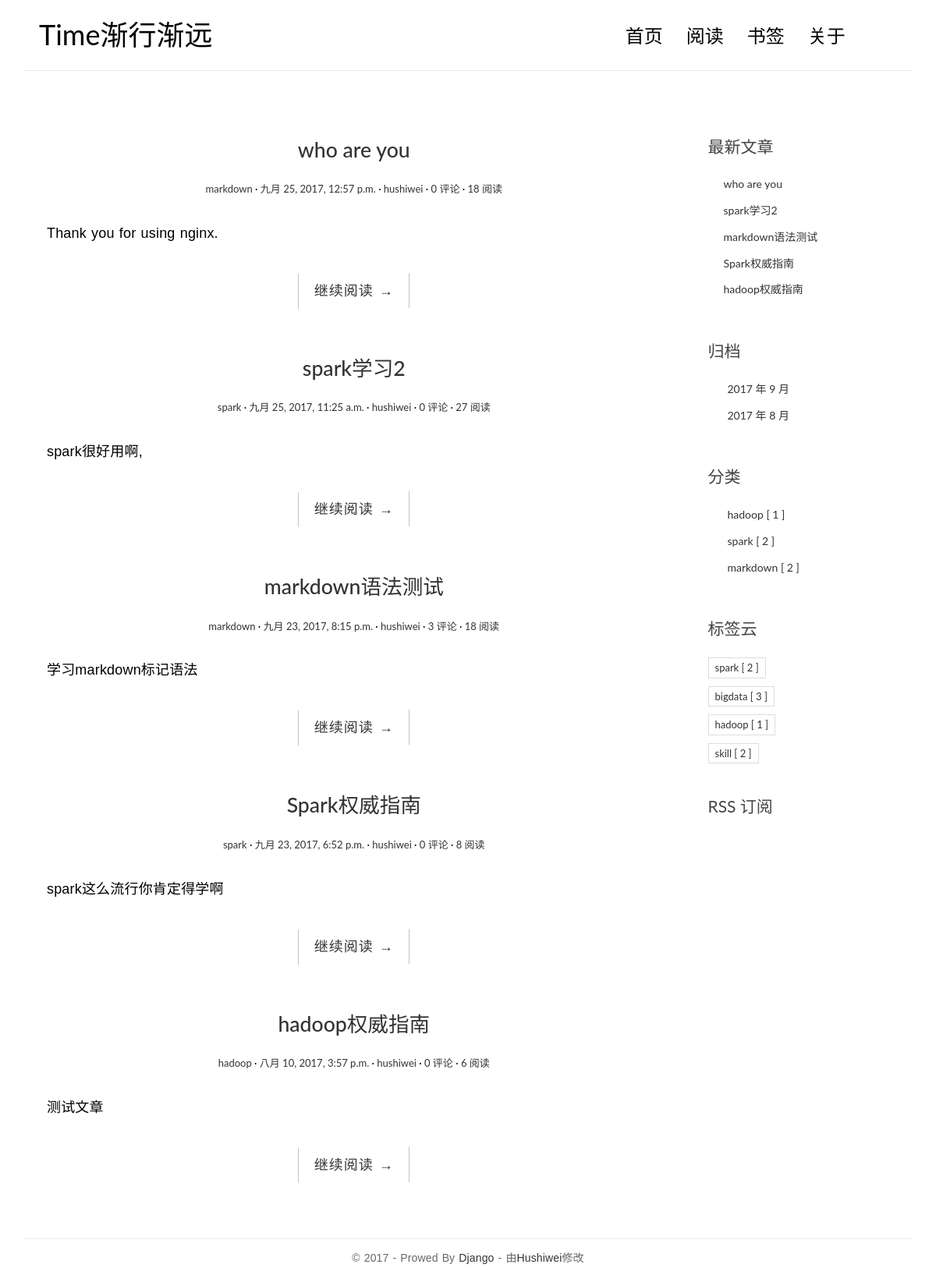
The app's page /, older data.
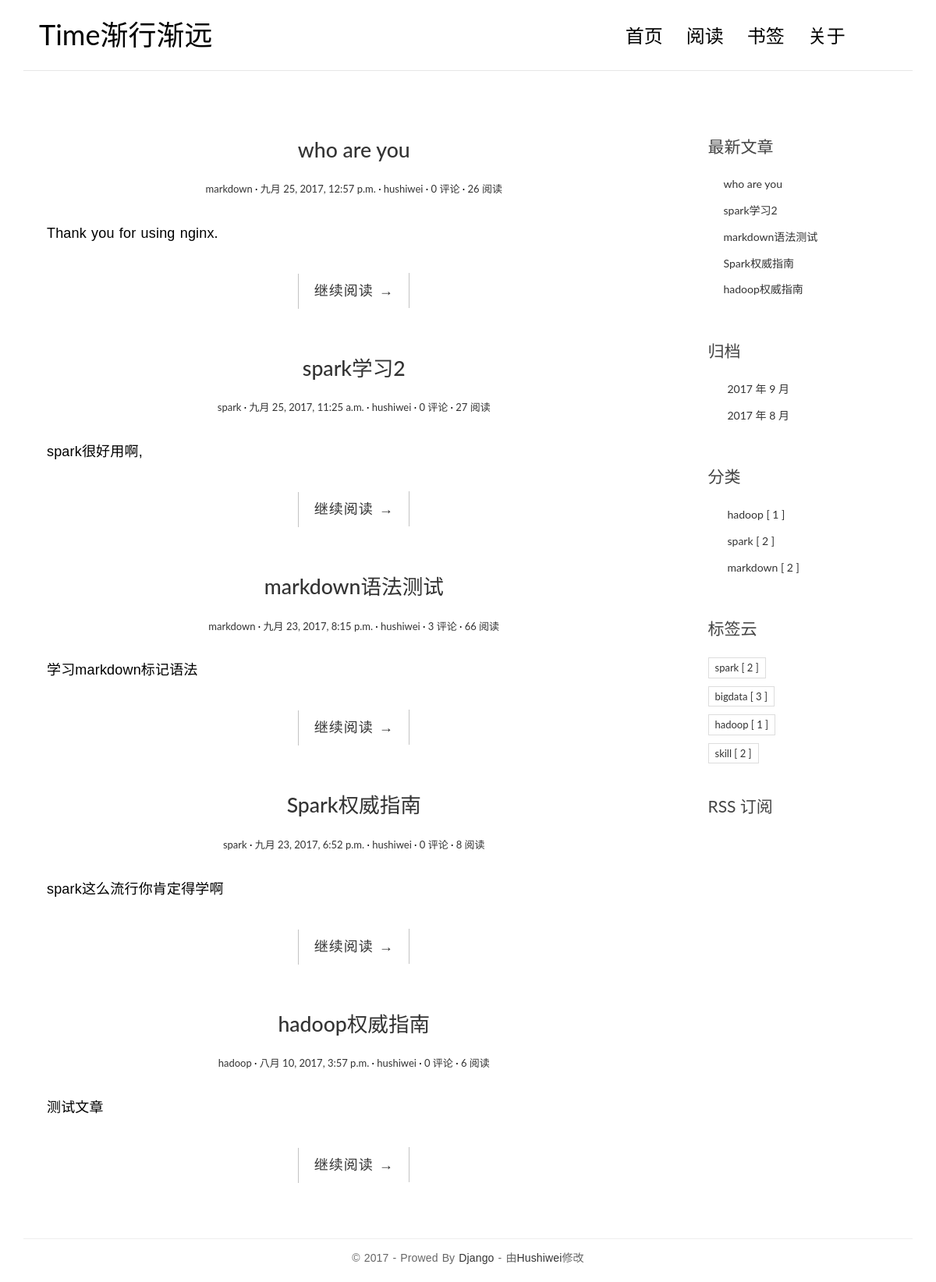
The same page, newer data.
### blog/models.py (models this page shows, shortened)
class Post(models.Model):
    title=models.CharField(max_length=70) # 文章标题
    body=models.TextField() #文章正文
    created_time=models.DateTimeField() # 文章创建时间
    modified_time=models.DateTimeField() # 文章修改时间
    excerpt=models.CharField(max_length=200,blank=True) # 文章摘要
    category=models.ForeignKey(Category)
    tags=models.ManyToManyField(Tag,blank=True)
    author=models.ForeignKey(User)
    views=models.PositiveIntegerField(default=0)
    def get_absolute_url(self):
        return reverse('blog:detail',kwargs={'pk':self.pk})
    class Meta:
        ordering=['-created_time','title']

class Category(models.Model):
    name=models.CharField(max_length=100)

class Tag(models.Model):
    name=models.CharField(max_length=100)

### blog/views.py (the view, shortened to what this page needs)
# urls.py: url(r'^$',views.IndexView.as_view(),name='index'),
class IndexView(ListView):
    model = Post
    template_name = 'blog/index.html'
    context_object_name = 'post_list'
    paginate_by = 5
    def get_context_data(self, **kwargs):
        context = super().get_context_data(**kwargs)
        paginator = context.get('paginator')
        page = context.get('page_obj')
        is_paginated = context.get('is_paginated')
        pagination_data = self.pagination_data(paginator, page, is_paginated)
        context.update(pagination_data)
        return context
    def pagination_data(self, paginator, page, is_paginated):
        if not is_paginated:
            return {}

### blog/templatetags/blog_tags.py (called while the page is built)
@register.simple_tag
def get_recent_posts(num=5):
    return Post.objects.all().order_by('-created_time')[:num]

@register.simple_tag
def archives():
    return Post.objects.dates('created_time','month',order='DESC')

@register.simple_tag()
def get_categories():
    return Category.objects.annotate(num_posts=Count('post')).filter(num_posts__gt=0)

@register.simple_tag()
def get_tags():
    return Tag.objects.annotate(num_posts=Count('post')).filter(num_posts__gt=0)

### templates/blog/index.html (shortened to what this page needs)
{% extends 'base.html' %}
{% block main %}
    {% for post in post_list %}
        <article class="post post-{{ post.pk }}">
            <header class="entry-header">
                <h1 class="entry-title">
                    <a href="{{ post.get_absolute_url }}">{{ post.title }}</a>
                </h1>
                <div class="entry-meta">
                    <span class="post-category"><a
                            href="{% url 'blog:category' post.category.pk %}">{{ post.category.name }}</a></span>
                    <span class="post-date"><a href="#"><time class="entry-date"
                                                              datetime="{{ post.created_time }}">{{ post.created_time }}</time></a></span>
                    <span class="post-author"><a href="#">{{ post.author }}</a></span>
                    <span class="comments-link"><a href="#">{{ post.comment_set.count }} 评论</a></span>
                    <span class="views-count"><a href="{{ post.get_absolute_url }}">{{ post.views }} 阅读</a></span>
                </div>
            </header>
            <div class="entry-content clearfix">
                <p>{{ post.excerpt }}</p>
                <div class="read-more cl-effect-14">
                    <a href="{{ post.get_absolute_url }}" class="more-link">继续阅读 <span class="meta-nav">→</span></a>
                </div>
            </div>
        </article>
    {% empty %}
        <div class="no-post"> 暂时还没有发布的文章!</div>
    {% endfor %}
{% endblock main %}

### templates/base.html (shortened to what this page needs)
{% extends 'basic.html' %}
{% load staticfiles %}
{% load blog_tags %}
{% block recentpost %}
    <div class="widget widget-recent-posts">
        <h3 class="widget-title">最新文章</h3>
        {% get_recent_posts as recent_post_list %}
        <ul>
            {% for post in recent_post_list %}
                <li>
                    <a href="{{ post.get_absolute_url }}">{{ post.title }}</a>
                </li>
            {% empty %}
                暂无文章!
            {% endfor %}
        </ul>
    </div>
{% endblock recentpost %}
{% block archives %}
    <div class="widget widget-archives">
        <h3 class="widget-title">归档</h3>
        {% archives as date_list %}
        <ul>
            {% for date in date_list %}
                <li>
                    <a href="{% url 'blog:archives' date.year date.month %}">{{ date.year }} 年 {{ date.month }} 月</a>
                </li>
            {% empty %}
                暂无归档！
            {% endfor %}
        </ul>
    </div>
{% endblock archives %}
{% block category %}
    <div class="widget widget-category">
        <h3 class="widget-title">分类</h3>
        {% get_categories as category_list %}
        <ul>
            {% for category in category_list %}
                <li>
                    <a href="{% url 'blog:category' category.pk %}">{{ category.name }} <span
                            class="post-count">[ {{ category.num_posts }} ]</span></a>
                </li>
            {% empty %}
                暂无分类！
            {% endfor %}
        </ul>
    </div>
{% endblock category %}
{% block tagcloud %}
    <div class="widget widget-tag-cloud">
        <h3 class="widget-title">标签云</h3>
        {% get_tags as tag_list %}
        <ul>
            {% for tag in tag_list %}
                <li>
                    <a href="{% url 'blog:tag' tag.pk %}">{{ tag.name }} <span
                            class="post-count">[ {{ tag.num_posts }} ]</span></a>
                </li>
            {% empty %}
                暂无标签！
            {% endfor %}
        </ul>
    </div>
{% endblock tagcloud %}
{% block rss %}
    <div class="rss">
        <a href="{% url 'rss' %}"> RSS 订阅</a>
    </div>
{% endblock rss %}

### templates/basic.html (shortened to what this page needs)
{% load staticfiles %}
{% load blog_tags %}
<!DOCTYPE html>
<html>
<head>
    <link rel="stylesheet" href="{% static 'blog/css/bootstrap.min.css' %}">
    <link rel="stylesheet" href="http://code.ionicframework.com/ionicons/2.0.1/css/ionicons.min.css">
    <link rel="stylesheet" href="{% static 'blog/css/pace.css' %}">
    <link rel="stylesheet" href="{% static 'blog/css/custom.css' %}">
    <link rel="stylesheet" href="{% static 'blog/css/highlights/github.css' %}">
</head>
<body>
<div class="container">
    <header id="site-header">
        <div class="row">
            <div class="col-md-4 col-sm-5 col-xs-8">
                <div class="logo">
                    <h1><a href="{% url 'blog:index' %}"><b>Time渐行渐远</b></a></h1>
                </div>
            </div>
            <div class="col-md-8 col-sm-7 col-xs-4">
                <nav class="main-nav" role="navigation">
                    <div class="collapse navbar-collapse" id="bs-example-navbar-collapse-1">
                        <ul class="nav navbar-nav navbar-right">
                            <li class="cl-effect-11"><a href="{% url 'blog:index' %}" data-hover="首页">首页</a></li>
                            <li class="cl-effect-11"><a href="{% url 'blog:book' %}" data-hover="阅读">阅读</a></li>
                            <li class="cl-effect-11"><a href="{% url 'blog:bookmark' %}" data-hover="书签">书签</a></li>
                            <li class="cl-effect-11"><a href="{% url 'blog:about' %}" data-hover="关于">关于</a></li>
                        </ul>
                    </div>
                </nav>
            </div>
        </div>
    </header>
</div>
<div class="content-body">
    <div class="container">
        <div class="row">
            <main class="col-md-9">
                {% block main %}
                {% endblock main %}
            </main>
            <aside class="col-md-2">
                {% block recentpost %}
                {% endblock recentpost %}
                {% block archives %}
                {% endblock archives %}
                {% block category %}
                {% endblock category %}
                {% block tagcloud %}
                {% endblock tagcloud %}
                {% block rss %}
                {% endblock rss %}
            </aside>
        </div>
    </div>
</div>
<footer id="site-footer">
    <div class="container">
        <div class="row">
            <div class="col-md-12">
                <p class="copyright">&copy 2017 - Prowed By <a href="https://www.djangoproject.com/"
                                                               target="_blank" title="Django">Django</a>
                    - 由<a href="http://www.dmlcoding.com/" title="网页模板" target="_blank">Hushiwei</a>修改
                </p>
            </div>
        </div>
    </div>
</footer>
</body>
</html>

### blog/static/blog/css/custom.css (style rules this page uses)
* { outline: none; }
h1, h2, h3, h4, h5, h6 { margin-top: 0; }
b { font-weight: 400; }
a { color: #333; }
body { color: #444; font-family: 'Lato', sans-serif; }
p { font-family: 'Ubuntu', sans-serif; font-weight: 400; word-spacing: 1px; letter-spacing: 0.01em; }
#site-header { background-color: #FFF; padding: 25px 20px; margin-bottom: 40px; border-bottom: 1px solid #e7e7e7; }
.logo h1 a { color: #000; }
.logo h1 { margin: 0; font-family: 'Lato', sans-serif; font-weight: 300; }
.main-nav { margin-top: 11px; max-width: 95%; }
.main-nav a { color: #000000 !important; padding: 0 0 5px 0 !important; margin-right: 30px; font-family: 'Lato', sans-serif; font-weight: 300; font-size: 24px; }
.cl-effect-11 a { padding: 10px 0; color: #0972b4; text-shadow: none; }
.cl-effect-11 a::before { position: absolute; top: 0; left: 0; overflow: hidden; padding: 0 0 5px 0 !important; max-width: 0; border-bottom: 1px solid #000; color: #000; content: attr(data-hover); white-space: nowrap; -webkit-transition: max-width 0.5s; -moz-transition: max-width 0.5s; transition: max-width 0.5s; }
.content-body { padding-bottom: 4em; }
.post { background: #fff; padding: 30px 30px 0; }
.entry-title { text-align: center; font-size: 1.9em; margin-bottom: 20px; line-height: 1.6; padding: 10px 20px 0; }
.entry-meta { text-align: center; color: #DDDDDD; font-size: 13px; margin-bottom: 30px; }
.entry-content { font-size: 18px; line-height: 1.9; font-weight: 300; color: #000; }
.post-category::after, .post-tag::after, .post-date::after, .post-author::after, .comments-link::after { content: ' ·'; color: #000; }
.read-more { font-family: 'Ubuntu', sans-serif; font-weight: 400; word-spacing: 1px; letter-spacing: 0.01em; text-align: center; margin-top: 20px; }
.cl-effect-14 a { padding: 0 20px; height: 45px; line-height: 45px; position: relative; display: inline-block; margin: 15px 25px; letter-spacing: 1px; font-weight: 400; text-shadow: 0 0 1px rgba(255, 255, 255, 0.3); }
.cl-effect-14 a::before, .cl-effect-14 a::after { position: absolute; width: 45px; height: 1px; background: #C3C3C3; content: ''; -webkit-transition: all 0.3s; -moz-transition: all 0.3s; transition: all 0.3s; pointer-events: none; }
.cl-effect-14 a::before { top: 0; left: 0; -webkit-transform: rotate(90deg); -moz-transform: rotate(90deg); transform: rotate(90deg); -webkit-transform-origin: 0 0; -moz-transform-origin: 0 0; transform-origin: 0 0; }
.cl-effect-14 a::after { right: 0; bottom: 0; -webkit-transform: rotate(90deg); -moz-transform: rotate(90deg); transform: rotate(90deg); -webkit-transform-origin: 100% 0; -moz-transform-origin: 100% 0; transform-origin: 100% 0; }
.widget { background: #fff; padding: 30px 0 0; }
.widget-title { font-size: 1.5em; margin-bottom: 20px; line-height: 1.6; padding: 10px 0 0; font-weight: 400; }
.widget-recent-posts ul { padding: 0; margin: 0; padding-left: 20px; }
.widget-recent-posts ul li { list-style-type: none; position: relative; line-height: 170%; margin-bottom: 10px; }
.widget-recent-posts ul li::before { content: '\f3d3'; font-family: "Ionicons"; position: absolute; left: -17px; top: 3px; font-size: 16px; color: #000; }
.widget-archives ul { padding: 0; margin: 0; padding-left: 25px; }
.widget-archives ul li { list-style-type: none; position: relative; line-height: 170%; margin-bottom: 10px; }
.widget-archives ul li::before { content: '\f3f3'; font-family: "Ionicons"; position: absolute; left: -25px; top: 1px; font-size: 16px; color: #000; }
.widget-category ul { padding: 0; margin: 0; padding-left: 25px; }
.widget-category ul li { list-style-type: none; position: relative; line-height: 170%; margin-bottom: 10px; }
.widget-category ul li::before { content: '\f3fe'; font-family: "Ionicons"; position: absolute; left: -25px; top: 1px; font-size: 18px; color: #000; }
.widget-tag-cloud ul { padding: 0; margin: 0; margin-right: -10px; }
.widget-tag-cloud ul li { list-style-type: none; font-size: 13px; display: inline-block; margin-right: 10px; margin-bottom: 10px; padding: 3px 8px; border: 1px solid #ddd; }
.rss { font-size: 21px; margin-top: 30px; }
.rss a { color: #444; }
#site-footer { padding-top: 10px; padding: 0 0 1.5em 0; }
.copyright { text-align: center; padding-top: 1em; margin: 0; border-top: 1px solid #eee; color: #666; }

Row changes from the older to the newer data that the page shows:
changed Post "who are you": views "18" → "26"
changed Post "markdown语法测试": views "18" → "66"
